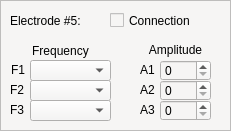
     <widget class="QFrame" name="frame_e1_6">
      <property name="geometry">
       <rect>
        <x>740</x>
        <y>300</y>
        <width>231</width>
        <height>131</height>
       </rect>
      </property>
      <property name="styleSheet">
       <string notr="true">background-color: rgb(246, 245, 244);</string>
      </property>
      <property name="frameShape">
       <enum>QFrame::StyledPanel</enum>
      </property>
      <property name="frameShadow">
       <enum>QFrame::Raised</enum>
      </property>
      <widget class="QSpinBox" name="spinBox_e0_a1_15">
       <property name="geometry">
        <rect>
         <x>160</x>
         <y>60</y>
         <width>51</width>
         <height>21</height>
        </rect>
       </property>
      </widget>
      <widget class="QLabel" name="label_134">
       <property name="geometry">
        <rect>
         <x>10</x>
         <y>10</y>
         <width>91</width>
         <height>21</height>
        </rect>
       </property>
       <property name="text">
        <string>Electrode #5:</string>
       </property>
      </widget>
      <widget class="QLabel" name="label_135">
       <property name="geometry">
        <rect>
         <x>10</x>
         <y>40</y>
         <width>101</width>
         <height>21</height>
        </rect>
       </property>
       <property name="text">
        <string>Frequency</string>
       </property>
       <property name="alignment">
        <set>Qt::AlignCenter</set>
       </property>
      </widget>
      <widget class="QLabel" name="label_136">
       <property name="geometry">
        <rect>
         <x>11</x>
         <y>60</y>
         <width>21</width>
         <height>20</height>
        </rect>
       </property>
       <property name="text">
        <string>F1</string>
       </property>
      </widget>
      <widget class="QLabel" name="label_137">
       <property name="geometry">
        <rect>
         <x>10</x>
         <y>80</y>
         <width>21</width>
         <height>20</height>
        </rect>
       </property>
       <property name="text">
        <string>F2</string>
       </property>
      </widget>
      <widget class="QLabel" name="label_138">
       <property name="geometry">
        <rect>
         <x>10</x>
         <y>100</y>
         <width>21</width>
         <height>20</height>
        </rect>
       </property>
       <property name="text">
        <string>F3</string>
       </property>
      </widget>
      <widget class="QComboBox" name="comboBox_e0_f2_15">
       <property name="geometry">
        <rect>
         <x>30</x>
         <y>80</y>
         <width>81</width>
         <height>21</height>
        </rect>
       </property>
      </widget>
      <widget class="QComboBox" name="comboBox_e0_f1_15">
       <property name="geometry">
        <rect>
         <x>30</x>
         <y>60</y>
         <width>81</width>
         <height>21</height>
        </rect>
       </property>
      </widget>
      <widget class="QComboBox" name="comboBox_e0_f3_15">
       <property name="geometry">
        <rect>
         <x>30</x>
         <y>100</y>
         <width>81</width>
         <height>21</height>
        </rect>
       </property>
      </widget>
      <widget class="QLabel" name="label_139">
       <property name="geometry">
        <rect>
         <x>140</x>
         <y>39</y>
         <width>71</width>
         <height>21</height>
        </rect>
       </property>
       <property name="text">
        <string>Amplitude</string>
       </property>
       <property name="alignment">
        <set>Qt::AlignCenter</set>
       </property>
      </widget>
      <widget class="QLabel" name="label_140">
       <property name="geometry">
        <rect>
         <x>140</x>
         <y>60</y>
         <width>16</width>
         <height>20</height>
        </rect>
       </property>
       <property name="text">
        <string>A1</string>
       </property>
      </widget>
      <widget class="QLabel" name="label_141">
       <property name="geometry">
        <rect>
         <x>140</x>
         <y>80</y>
         <width>21</width>
         <height>20</height>
        </rect>
       </property>
       <property name="text">
        <string>A2</string>
       </property>
      </widget>
      <widget class="QSpinBox" name="spinBox_e0_a2_15">
       <property name="geometry">
        <rect>
         <x>160</x>
         <y>80</y>
         <width>51</width>
         <height>21</height>
        </rect>
       </property>
      </widget>
      <widget class="QLabel" name="label_142">
       <property name="geometry">
        <rect>
         <x>140</x>
         <y>100</y>
         <width>21</width>
         <height>20</height>
        </rect>
       </property>
       <property name="text">
        <string>A3</string>
       </property>
      </widget>
      <widget class="QSpinBox" name="spinBox_e0_a3_15">
       <property name="geometry">
        <rect>
         <x>160</x>
         <y>100</y>
         <width>51</width>
         <height>21</height>
        </rect>
       </property>
      </widget>
      <widget class="QCheckBox" name="checkBox_e0_15">
       <property name="enabled">
        <bool>true</bool>
       </property>
       <property name="geometry">
        <rect>
         <x>110</x>
         <y>10</y>
         <width>101</width>
         <height>21</height>
        </rect>
       </property>
       <property name="text">
        <string>Connection</string>
       </property>
       <property name="tristate">
        <bool>false</bool>
       </property>
      </widget>
     </widget>
